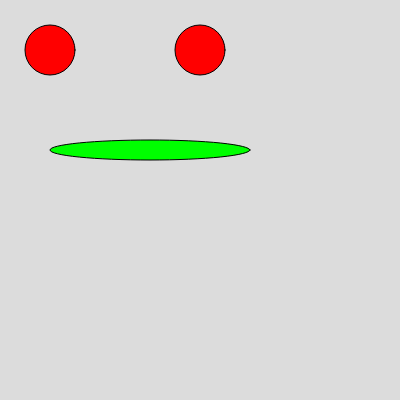
Frame 1 (no input)
Frame 60 (no input): identical to frame 1, image omitted
Frame 120 (the mouse pressed at the canvas centre since frame 60): identical to frame 1, image omitted

The p5.js sketch that drew this single still picture (run headless with seeded random() and noise() and a simulated clock; from frame 60 on, the mouse is pressed at the canvas centre):

// p5.js sketch
// ── sketch.js
function setup() {
  createCanvas(400, 400);
}

function draw() {
  background(220);

  // Eyes
  fill(255, 0, 0); 
  circle(50, 50, 50); 
  circle(200, 50, 50); 

  // Mouth
  fill(0, 255, 0, 255)
  ellipse(150, 150, 200, 20); 
}
